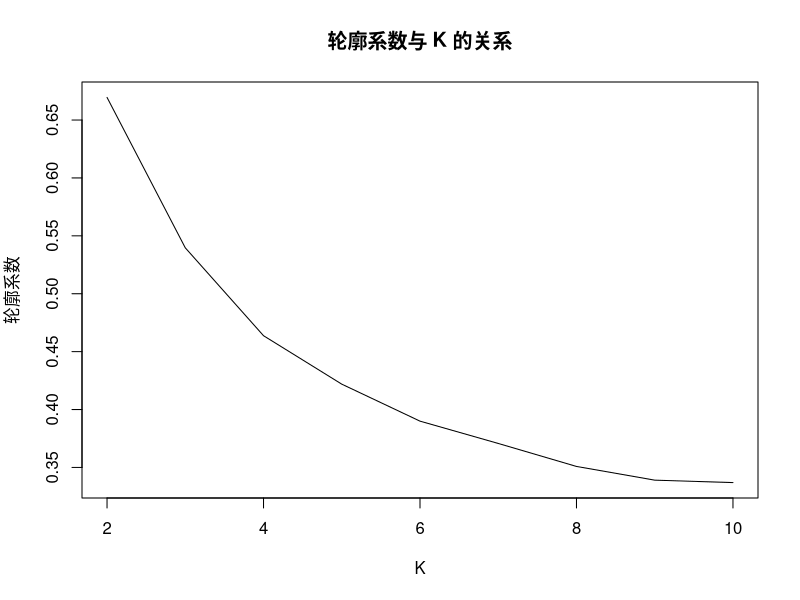
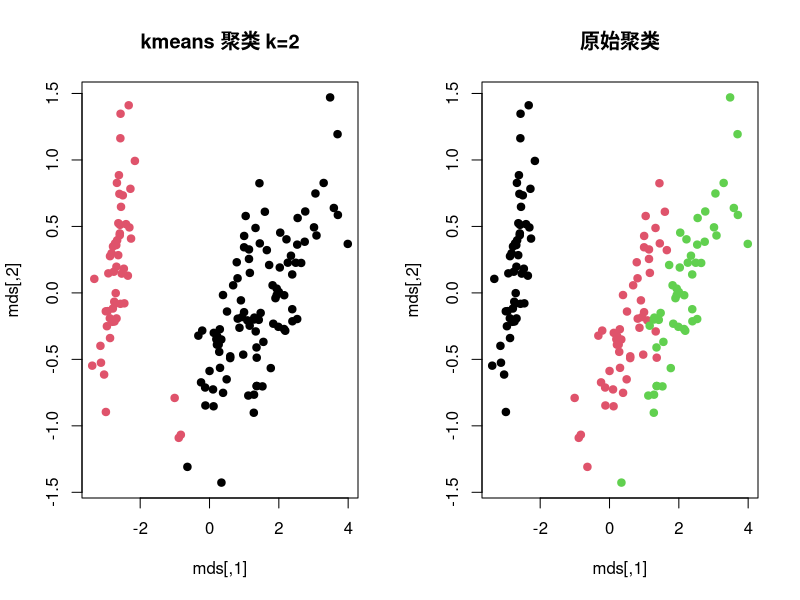

The R script that drew these images, in order: (Note: this script raises an error after producing the figures.)
data(iris)
head(iris)#提取前 6 行的数据
library(fpc)#安装程序包 fpc 并调用
#将数据标准化
norm <- function(x){
    (x-mean(x))/(sqrt(var(x)))
}
raw.data <- iris[,1:4]
head(raw.data)
norm.data <- data.frame(sl = norm(raw.data[,1]),
                        sw = (raw.data[,2]),
                        pl = (raw.data[,3]),
                        pw = (raw.data[,4]))
head(norm.data)
# k 取 2 到 10，评估 K
K <- 2:10
round <- 40 # 每次迭代 40 次，避免局部最优
rst <- sapply(K, function(i){
    print(paste("K=",i))
    mean(sapply(1:round,function(r){
        print(paste("Round",r))
        result <- kmeans(norm.data, i)
        stats <- cluster.stats(dist(norm.data), result$cluster)
        stats$avg.silwidth }))
})
plot(K,rst,type='l',main='轮廓系数与 K 的关系', ylab='轮廓系数')
#当 k 取 2 时，有最大的轮廓系数，所以选取聚类种类为 2 #
#将聚类结果通过多维定标(Multidimensional scaling)降至 2 维，进而查看聚类结果#
old.par <- par(mfrow = c(1,2))
k = 2 # 根据上面的评估 k=2 最优
clu <- kmeans(norm.data,k)
mds = cmdscale(dist(norm.data,method="euclidean"))
plot(mds, col=clu$cluster, main='kmeans 聚类 k=2', pch = 19)
plot(mds, col=iris$Species, main='原始聚类', pch = 19)
par(old.par)
##由结果可知，由于原始数据集分

hclust()

agnes()


daisy()
